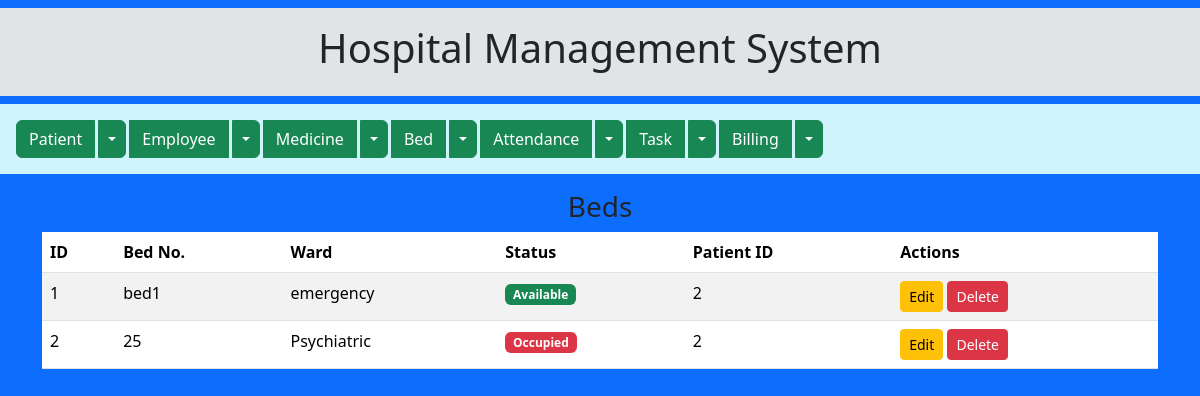
/view_update_bed, run on the app's committed database.
### models/models_bed.py (models this page shows)
class Bed(db.Model):
    id = db.Column(db.Integer, primary_key=True)
    bed_number = db.Column(db.String(20))
    ward = db.Column(db.String(100))
    status = db.Column(db.String(20), default='Available')  # Available / Occupied
    patient_id = db.Column(db.Integer, db.ForeignKey('patient.id'), nullable=True)

### app.py (the view)
@app.route('/view_update_bed')
def view_update_bed():
    beds = get_all_beds()
    return render_template('view_update_bed.html', beds=beds)

### services/services_bed.py (called while the page is built)
def get_all_beds():
    return Bed.query.all()

### templates/view_update_bed.html
{% extends "base.html" %}
{% block content %}
<h3 class="text-center mt-2">Beds</h3>
<table class="table table-striped">
    <thead><tr><th>ID</th><th>Bed No.</th><th>Ward</th><th>Status</th><th>Patient ID</th><th>Actions</th></tr></thead>
    <tbody>
        {% for bed in beds %}
        <tr>
            <td>{{ bed.id }}</td><td>{{ bed.bed_number }}</td><td>{{ bed.ward }}</td>
            <td><span class="badge {% if bed.status == 'Available' %}bg-success{% else %}bg-danger{% endif %}">{{ bed.status }}</span></td>
            <td>{{ bed.patient_id or '-' }}</td>
            <td>
                <a href="/edit_bed/{{ bed.id }}" class="btn btn-warning btn-sm">Edit</a>
                <a href="/delete_bed/{{ bed.id }}" class="btn btn-danger btn-sm" onclick="return confirm('Delete?')">Delete</a>
            </td>
        </tr>
        {% endfor %}
    </tbody>
</table>
{% endblock %}

### data on the page
Bed: id "1", bed_number "bed1", ward "emergency", status "Available", patient "2"
Bed: id "2", bed_number "25", ward "Psychiatric", status "Occupied", patient "2"
